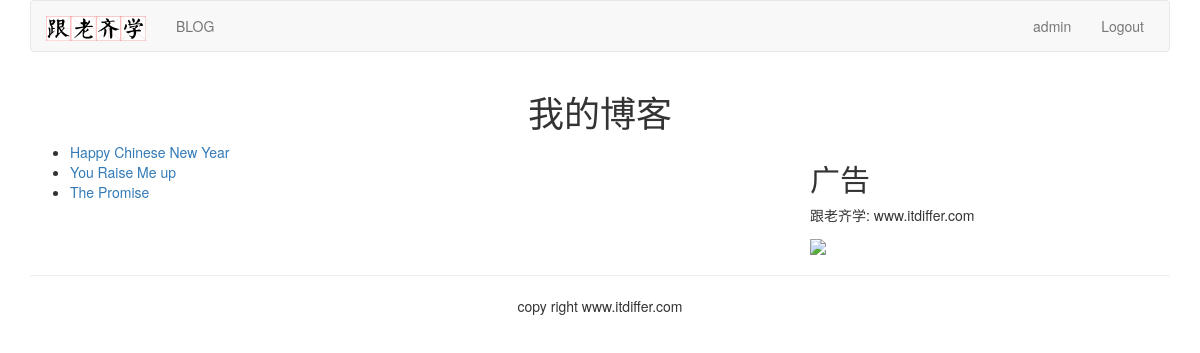
Page /blog/ (signed in) on the committed database.
### blog/models.py (models this page shows, shortened)
class BlogArticles(models.Model):
	title = models.CharField(max_length=300)
	author = models.ForeignKey(User, on_delete=models.CASCADE, related_name="blog_posts")
	body = models.TextField()
	publish = models.DateTimeField(default=timezone.now)
	class Meta:
		ordering = ("-publish",)

### blog/views.py (the view)
# urls.py: path("", views.blog_title, name='blog_title'),
def blog_title(request):
	blogs = BlogArticles.objects.all()
	return render(request, "blog/titles.html", {"blogs":blogs})

### templates/blog/titles.html (shortened to what this page needs)
{% extends "base.html" %}
{% block content %}
<div class="row text-center vertical-middle-sm">
	<h1>我的博客</h1>
</div>
<div class="row">
	<div class="col-xs-12 col-md-8">
	<ul>
	{% for blog in blogs %}
		<li><a href="{{ blog.id }}">{{ blog.title }}</a></li>
	{% endfor %}
	</ul>
	</div>
	<div class="col-xs-6 col-md-4">
	<h2>广告</h2>
	<p>跟老齐学: www.itdiffer.com</p>
	<img width="200px" src="http://www.mrwallpapaer.com/wallpapers/Fluffy-Cat.jpg">
	</div>
</div>
{% endblock %}

### templates/header.html
{% load staticfiles %}
<div class="container">
	<nav class="navbar navbar-default" role="navigation">
		<div class="navbar-header">
			<a class="navbar-brand" href="http://www.itdiffer.com"><img src="{% static '/images/logo.png' %}" width="100px"></a>
		</div>
		<div>
			<ul class="nav navbar-nav" role="navigation">
				<li><a href="{% url 'blog:blog_title' %}">BLOG</a></li>
			</ul>
			<ul class="nav navbar-nav navbar-right" style="margin-right: 10px">
				{% if user.is_authenticated %}
				<li><a href="#">{{ user.username }}</a></li>
				<li><a href="{% url 'account:user_logout' %}">Logout</a></li>
				{% else %}
				<li><a href="{% url 'account:user_login' %}">LOGIN</a></li>
				{% endif %}
			</ul>
		</div>
	</nav>
</div>

### rows in the picture
BlogArticles: title "Happy Chinese New Year"
BlogArticles: title "You Raise Me up"
BlogArticles: title "The Promise"

### other values in the picture
{{ user.username }} "admin"
